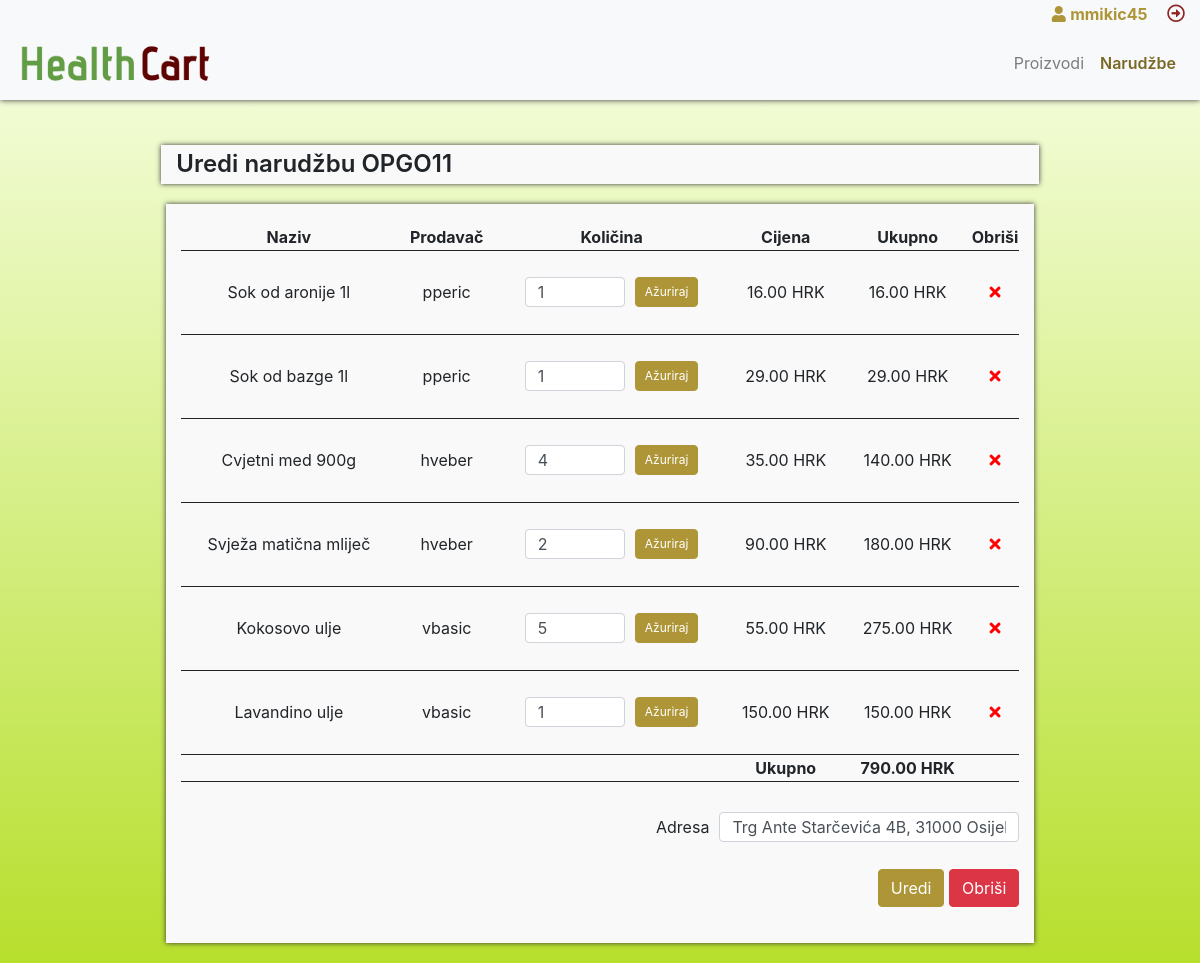
The app's page /order-edit.php?oid=11 (signed in) with its own data.
### tables this page shows
CREATE TABLE `orders` (
  `id` int(11) NOT NULL,
  `kupac_id` int(11) DEFAULT NULL,
  `address` varchar(255) DEFAULT NULL,
  `status` int(11) NOT NULL DEFAULT '11',
  `created_at` datetime DEFAULT CURRENT_TIMESTAMP
);

CREATE TABLE `order_products` (
  `id` int(11) NOT NULL,
  `order_id` int(11) DEFAULT NULL,
  `product_id` int(11) DEFAULT NULL,
  `amount` int(11) DEFAULT NULL,
  `price` decimal(10,2) DEFAULT NULL,
  `status` int(11) NOT NULL DEFAULT '11',
  `comment` text,
  `created_at` datetime DEFAULT CURRENT_TIMESTAMP
);

CREATE TABLE `products` (
  `id` int(11) NOT NULL,
  `naziv` varchar(255) NOT NULL,
  `slika` varchar(255) DEFAULT NULL,
  `proizvodac_id` int(11) NOT NULL,
  `cijena` decimal(10,2) NOT NULL,
  `created_at` datetime DEFAULT CURRENT_TIMESTAMP
);

CREATE TABLE `users` (
  `id` int(10) NOT NULL,
  `username` varchar(50) NOT NULL,
  `email` varchar(255) NOT NULL,
  `password` varchar(255) NOT NULL,
  `address` varchar(255) NOT NULL,
  `role_id` int(10) UNSIGNED DEFAULT '1',
  `created_at` datetime DEFAULT CURRENT_TIMESTAMP
);

### order-edit.php (the view, shortened to what this page needs)
<?php
require_once "config.php";
if($_GET && $_GET['oid']){
    function getOrderProducts($pdo){
        $sql_order_products = "SELECT order_products.*, products.naziv as name, users.username as prodavac_name, users.id as prodavac_id FROM order_products INNER JOIN products ON order_products.product_id = products.id INNER JOIN users ON products.proizvodac_id = users.id WHERE order_id = :id";
        if($stmt = $pdo->prepare($sql_order_products)){
            $stmt->bindParam(":id", $param_order_id, PDO::PARAM_STR);
            $param_order_id = $_GET['oid'];
            $stmt->execute();
            return $stmt->fetchAll();
        }
    }
    function order($pdo){
        $sql = "SELECT * FROM orders WHERE id = :order_id ";
        if($stmt = $pdo->prepare($sql)){
            $stmt->bindParam(":order_id", $param_order_id, PDO::PARAM_STR);
            $stmt->execute();
            $order = $stmt->fetch();
            return $order;
        }
    }
    $order_products = getOrderProducts($pdo);
    $order = order($pdo);
}else{
    header("location: orders.php");
}
?>
<!DOCTYPE html>
<html lang="en">
<head>
    <?php include 'head.php'; ?>
</head>
<body class="dashboard">
    <div class="fixed-row">
        <div class="row logged-user text-right">
            <div class="col-12">
                <a href="<?php echo ROOT_URL; ?>edit-profil.php" class="logged-user-profil">
                    <i class="fas fa-user"></i> <strong><?php echo htmlspecialchars($_SESSION["username"]); ?></strong>
                </a>
                <a href="<?php echo ROOT_URL; ?>logout.php" class="logged-user-logout">
                    <i class="far fa-arrow-alt-circle-right"></i>
                </a>
            </div>
        </div>
        <nav class="navbar navbar-expand-lg navbar-light bg-light">
            <a class="navbar-brand" href="<?php echo ROOT_URL; ?>dashboard.php">
                <img class="logo-img" src="<?php echo ROOT_URL; ?>img/opg-logo.png">
            </a>
            <div class="collapse navbar-collapse" id="navbarNav">
                <ul class="navbar-nav ml-auto">
                    <li class="nav-item">
                        <a class="nav-link" href="<?php echo ROOT_URL; ?>dashboard.php">Proizvodi</a>
                    </li>
                    <li class="nav-item active">
                        <a class="nav-link" href="<?php echo ROOT_URL; ?>orders.php">Narudžbe</a>
                    </li>
                </ul>
            </div>
        </nav>
    </div>
    <div class="row page-content">
        <div class="col-12">
            <div class="row content-container">
                <div class="col-9 m-auto page-title">
                    <h4>Uredi narudžbu <?php echo ORDER_PREFIX.$order['id'] ?></h4>
                </div>
                <div class="col-11 m-auto">
                    <div class="row product-results edit-form">
                        <div class="col-12 col-md-10 col-lg-10 m-auto">
                            <?php
                            if(count($order_products) != 0){
                            ?>
                                <form id="order-update-form" method="POST" action="<?php echo ROOT_URL; ?>order-edit.php?oid=<?php echo $_GET['oid'] ?>">
                                    <table width="100%">
                                        <thead>
                                            <th>Naziv</th>
                                            <th>Prodavač</th>
                                            <th>Količina</th>
                                            <th>Cijena</th>
                                            <th>Ukupno</th>
                                            <th width="5%">Obriši</th>
                                        </thead>
                                        <tbody>
                                            <?php
                                            $sum = 0;
                                            foreach($order_products as $product){
                                            ?>
                                                <tr class="product-tr">
                                                    <td class="product-name">
                                                        <span>
                                                            <?php echo $product['name']; ?>
                                                        </span>
                                                    </td>
                                                    <td class="product-prodavac">
                                                        <span data-prodavac-id="<?php echo $product['prodavac_id']; ?>">
                                                            <?php echo $product['prodavac_name']; ?>
                                                        </span>
                                                    </td>
                                                    <td>
                                                        <div class="update-amount">
                                                            <input class="form-control" type="number" name="amount[]" step="1" min="1" value="<?php echo $product['amount']; ?>" required>
                                                            <a href="javascript:void(0)" class="btn btn-primary update_on_order">Ažuriraj</a>
                                                        </div>
                                                    </td>
                                                    <td class="product-single-price">
                                                        <span data-price="<?php echo $product['price']; ?>">
                                                            <?php echo $product['price']; ?> HRK
                                                        </span>
                                                    </td>
                                                    <td class="product-total-price">
                                                        <span data-price="<?php echo $product['price']; ?>">
                                                            <?php
                                                                $sum += $product['price']*$product['amount'];
                                                                echo number_format((float)$product['price']*$product['amount'], 2, '.', '');
                                                            ?> HRK
                                                        </span>
                                                    </td>
                                                    <td class="product-remove">
                                                        <?php
                                                        if(count($order_products) > 1){
                                                        ?>
                                                            <span data-pid="<?php echo $product['product_id']; ?>">
                                                                <i class="fas fa-times remove-product-from-order"></i>
                                                            </span>
                                                        <?php
                                                        }
                                                        ?>
                                                    </td>
                                                </tr>
                                            <?php
                                            }
                                            ?>
                                            <tr>
                                                <td colspan="3"></td>
                                                <td class="sum-title"><strong>Ukupno</strong></td>
                                                <td class="sum-number"><strong><?php echo number_format((float)$sum, 2, '.', ''); ?> HRK</strong></td>
                                                <td></td>
                                            </tr>
                                        </tbody>
                                    </table>
                                    <div class="form-group margin-top-20 text-right">
                                        <label for="address">Adresa</label>
                                        <input id="address" class="form-control" type="text" name="address" value="<?php echo $order['address']; ?>">
                                    </div>
                                    <div class="form-group margin-top-20 text-right">
                                        <button class="btn btn-primary store-order">Uredi</button>
                                        <a href="javascript:void(0)" class="btn btn-danger remove-order">Obriši</a>
                                    </div>
                                </form>
                            <?php
                            }else{
                            ?>
                                <p class="text-center" style="margin-bottom: 0;">Ne postoje proizvodi za narudžbu. Povratak na <a href="<?php echo ROOT_URL; ?>dashboard.php">proizvode.</a></p>
                            <?php
                            }
                            ?>
                        </div>
                    </div>
                </div>
            </div>
        </div>
    </div>
</body>
</html>

### css/style.css (style rules this page uses)
* { outline: unset !important; }
a { color: #ae9638; text-decoration: none; background-color: transparent; }
.row { margin: 0; }
.btn-primary, .btn-primary:focus, .btn-primary:active, .btn-primary:not(:disabled):not(.disabled).active, .btn-primary:not(:disabled):not(.disabled):active, .show > .btn-primary.dropdown-toggle { background-color: #ae9638; border-color: #ae9638; box-shadow: unset !important; }
.logo-img { max-width: 200px; display: block; }
body.dashboard { background: #f8ffe8; background: -moz-linear-gradient(top, #f8ffe8 0%, #e3f5ab 33%, #b7df2d 100%); background: -webkit-linear-gradient(top, #f8ffe8 0%,#e3f5ab 33%,#b7df2d 100%); background: linear-gradient(to bottom, #f8ffe8 0%,#e3f5ab 33%,#b7df2d 100%); filter: progid:DXImageTransform.Microsoft.gradient( startColorstr='#f8ffe8', endColorstr='#b7df2d',GradientType=0 ); }
.margin-top-20 { margin-top: 30px; }
.fixed-row { background-color: #f8f9fa !important; position: fixed; top: 0; width: 100%; box-shadow: 0 0 6px #333; z-index: 10; }
.logged-user-profil { margin-right: 15px; }
.logged-user-logout { color: #8e2525; font-size: 18px; }
.navbar-light .navbar-nav .active > .nav-link { color: #7a6926; font-weight: 600; }
.form-control { height: 30px; }
.page-content { margin-top: 125px; min-height: calc(100vh - 83px); }
.content-container { padding: 20px 0; }
.order-results.order-list > div.m-auto, .insert-form > div.m-auto, .edit-form > div.m-auto { background: #f9f9f9; margin: 10px; padding: 20px 0; box-shadow: 0 0 5px #333; }
#order-update-form i.remove-product-from-order, #order-preview-form i.remove-product-from-session, .row.product-on-order i.remove-product-from-session { color: red; cursor: pointer; }
#order-show, #order-update-form, #order-preview-form { padding: 0 15px; }
.order-results.order-list table th, .order-results.order-list table td, #order-show table th, #order-show table td, #order-update-form table th, #order-update-form table td, #order-preview-form table th, #order-preview-form table td { text-align: center; border-bottom: 1px solid; }
#order-show table td .update_on_order, #order-update-form table td .update_on_order, #order-preview-form table td .update_on_order { padding: 5px 9px; font-size: 12px; float: left; margin-left: 10px; }
#order-show table td input[type="number"], #order-update-form table td input[type="number"], #order-preview-form table td input[type="number"] { float: left; max-width: 100px; }
#order-show table td .update-amount, #order-update-form table td .update-amount, #order-preview-form table td .update-amount { display: inline-block; margin: 25px 0 20px 0; }
#order-show label[for="address"], #order-update-form label[for="address"], #order-preview-form label[for="address"] { margin: 3px 10px 0 0; }
#order-show #address, #order-update-form #address, #order-preview-form #address { max-width: 300px; float: right; }
.page-title { margin-bottom: 20px !important; background: #f9f9f9; box-shadow: 0 0 5px #333; }
.page-title h4 { font-weight: 600; margin: 5px 0; }

### css/all.css (style rules this page uses)
.fa, .fas, .far, .fal, .fad, .fab { -moz-osx-font-smoothing: grayscale; -webkit-font-smoothing: antialiased; display: inline-block; font-style: normal; font-variant: normal; text-rendering: auto; line-height: 1; }
.fa-arrow-alt-circle-right:before { content: "\f35a"; }
.fa-times:before { content: "\f00d"; }
.fa-user:before { content: "\f007"; }
.far { font-family: 'Font Awesome 5 Free'; font-weight: 400; }
.fa, .fas { font-family: 'Font Awesome 5 Free'; font-weight: 900; }

### records on screen
orders: id "11", address "Trg Ante Starčevića 4B, 31000 Osijek"
order_products: product.naziv "Sok od aronije 1l", users.username "pperic", amount "1", price "16.00", (float)$product['price']*$product['amount'] "16.00"
order_products: product.naziv "Sok od bazge 1l", users.username "pperic", amount "1", price "29.00", (float)$product['price']*$product['amount'] "29.00"
order_products: product.naziv "Cvjetni med 900g", users.username "hveber", amount "4", price "35.00", (float)$product['price']*$product['amount'] "140.00"
order_products: product.naziv "Svježa matična mliječ", users.username "hveber", amount "2", price "90.00", (float)$product['price']*$product['amount'] "180.00"
order_products: product.naziv "Kokosovo ulje", users.username "vbasic", amount "5", price "55.00", (float)$product['price']*$product['amount'] "275.00"
order_products: product.naziv "Lavandino ulje", users.username "vbasic", amount "1", price "150.00", (float)$product['price']*$product['amount'] "150.00"

### other values on screen
$_SESSION["username"] "mmikic45"
ORDER_PREFIX "OPGO"
$sum "790.00"
